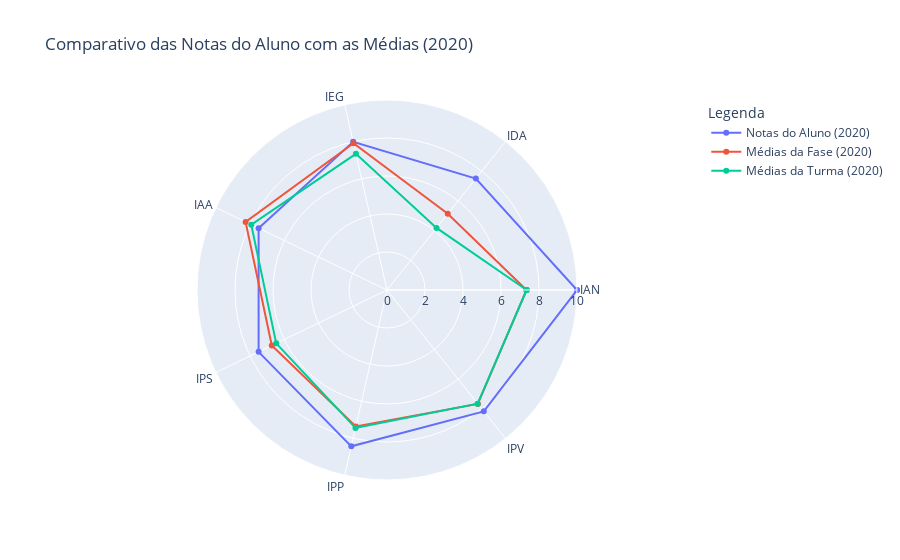
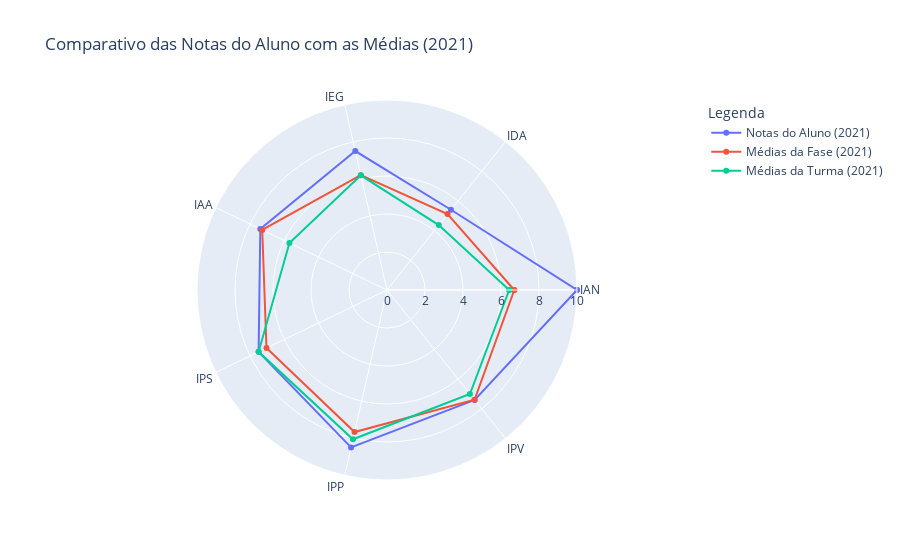
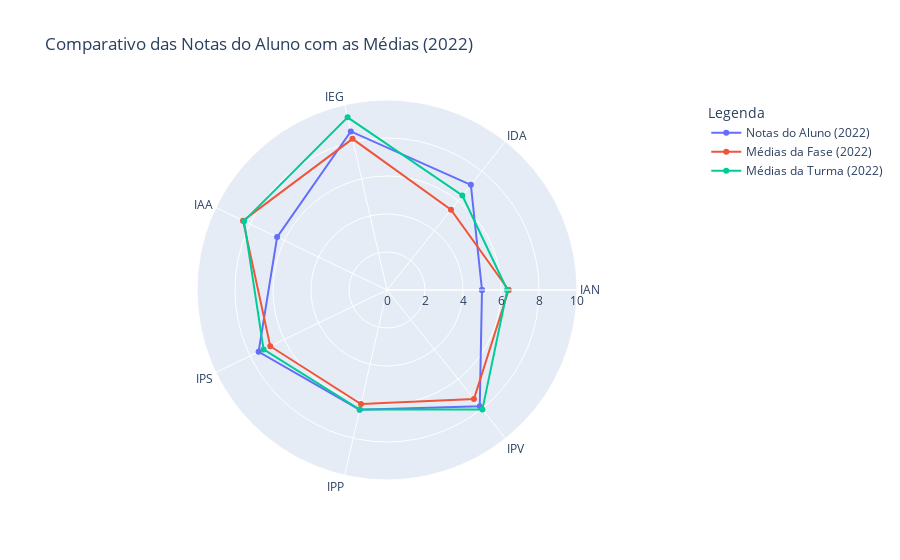

Notebook code cell kept with these figures, in order:
### Code cell
for index, key in enumerate(teste1):
    fig1 = px.line_polar(teste1[key], r="Nota", theta="Indice", color="Legenda",
                        line_close=True, title='Comparativo das Notas do Aluno com as Médias ('+str(key)+')', markers=True, range_r=[0,10],  start_angle=0, direction='counterclockwise')
    fig1.show()

### Figure 1 — Plotly figure (JSON) as saved in the notebook; plotly's stock layout.template omitted (floating-point values rounded to 4 significant figures)
{"data": [{"hovertemplate": "Legenda=Notas do Aluno (2020)<br>Nota=%{r}<br>Indice=%{theta}<extra></extra>", "legendgroup": "Notas do Aluno (2020)", "line": {"color": "#636efa", "dash": "solid"}, "marker": {"symbol": "circle"}, "mode": "lines+markers", "name": "Notas do Aluno (2020)", "r": [10.0, 7.5, 8.0, 7.5, 7.5, 8.44, 8.17, 10.0], "showlegend": true, "subplot": "polar", "theta": ["IAN", "IDA", "IEG", "IAA", "IPS", "IPP", "IPV", "IAN"], "type": "scatterpolar"}, {"hovertemplate": "Legenda=Médias da Fase (2020)<br>Nota=%{r}<br>Indice=%{theta}<extra></extra>", "legendgroup": "Médias da Fase (2020)", "line": {"color": "#EF553B", "dash": "solid"}, "marker": {"symbol": "circle"}, "mode": "lines+markers", "name": "Médias da Fase (2020)", "r": [7.34, 5.13, 7.92, 8.26, 6.73, 7.37, 7.67, 7.34], "showlegend": true, "subplot": "polar", "theta": ["IAN", "IDA", "IEG", "IAA", "IPS", "IPP", "IPV", "IAN"], "type": "scatterpolar"}, {"hovertemplate": "Legenda=Médias da Turma (2020)<br>Nota=%{r}<br>Indice=%{theta}<extra></extra>", "legendgroup": "Médias da Turma (2020)", "line": {"color": "#00cc96", "dash": "solid"}, "marker": {"symbol": "circle"}, "mode": "lines+markers", "name": "Médias da Turma (2020)", "r": [7.35, 4.18, 7.35, 7.93, 6.47, 7.45, 7.65, 7.35], "showlegend": true, "subplot": "polar", "theta": ["IAN", "IDA", "IEG", "IAA", "IPS", "IPP", "IPV", "IAN"], "type": "scatterpolar"}], "layout": {"polar": {"domain": {"x": [0.0, 1.0], "y": [0.0, 1.0]}, "angularaxis": {"direction": "counterclockwise", "rotation": 0}, "radialaxis": {"range": [0, 10]}}, "legend": {"title": {"text": "Legenda"}, "tracegroupgap": 0}, "title": {"text": "Comparativo das Notas do Aluno com as Médias (2020)"}}}

### Figure 2 — Plotly figure (JSON) as saved in the notebook; plotly's stock layout.template omitted (floating-point values rounded to 4 significant figures)
{"data": [{"hovertemplate": "Legenda=Notas do Aluno (2021)<br>Nota=%{r}<br>Indice=%{theta}<extra></extra>", "legendgroup": "Notas do Aluno (2021)", "line": {"color": "#636efa", "dash": "solid"}, "marker": {"symbol": "circle"}, "mode": "lines+markers", "name": "Notas do Aluno (2021)", "r": [10.0, 5.4, 7.5, 7.4, 7.5, 8.5, 7.4, 10.0], "showlegend": true, "subplot": "polar", "theta": ["IAN", "IDA", "IEG", "IAA", "IPS", "IPP", "IPV", "IAN"], "type": "scatterpolar"}, {"hovertemplate": "Legenda=Médias da Fase (2021)<br>Nota=%{r}<br>Indice=%{theta}<extra></extra>", "legendgroup": "Médias da Fase (2021)", "line": {"color": "#EF553B", "dash": "solid"}, "marker": {"symbol": "circle"}, "mode": "lines+markers", "name": "Médias da Fase (2021)", "r": [6.7, 5.11, 6.2, 7.29, 7.04, 7.67, 7.39, 6.7], "showlegend": true, "subplot": "polar", "theta": ["IAN", "IDA", "IEG", "IAA", "IPS", "IPP", "IPV", "IAN"], "type": "scatterpolar"}, {"hovertemplate": "Legenda=Médias da Turma (2021)<br>Nota=%{r}<br>Indice=%{theta}<extra></extra>", "legendgroup": "Médias da Turma (2021)", "line": {"color": "#00cc96", "dash": "solid"}, "marker": {"symbol": "circle"}, "mode": "lines+markers", "name": "Médias da Turma (2021)", "r": [6.43, 4.37, 6.19, 5.7, 7.5, 8.06, 7.0, 6.43], "showlegend": true, "subplot": "polar", "theta": ["IAN", "IDA", "IEG", "IAA", "IPS", "IPP", "IPV", "IAN"], "type": "scatterpolar"}], "layout": {"polar": {"domain": {"x": [0.0, 1.0], "y": [0.0, 1.0]}, "angularaxis": {"direction": "counterclockwise", "rotation": 0}, "radialaxis": {"range": [0, 10]}}, "legend": {"title": {"text": "Legenda"}, "tracegroupgap": 0}, "title": {"text": "Comparativo das Notas do Aluno com as Médias (2021)"}}}

### Figure 3 — Plotly figure (JSON) as saved in the notebook; plotly's stock layout.template omitted (floating-point values rounded to 4 significant figures)
{"data": [{"hovertemplate": "Legenda=Notas do Aluno (2022)<br>Nota=%{r}<br>Indice=%{theta}<extra></extra>", "legendgroup": "Notas do Aluno (2022)", "line": {"color": "#636efa", "dash": "solid"}, "marker": {"symbol": "circle"}, "mode": "lines+markers", "name": "Notas do Aluno (2022)", "r": [5.0, 7.08, 8.56, 6.42, 7.5, 6.46, 7.83, 5.0], "showlegend": true, "subplot": "polar", "theta": ["IAN", "IDA", "IEG", "IAA", "IPS", "IPP", "IPV", "IAN"], "type": "scatterpolar"}, {"hovertemplate": "Legenda=Médias da Fase (2022)<br>Nota=%{r}<br>Indice=%{theta}<extra></extra>", "legendgroup": "Médias da Fase (2022)", "line": {"color": "#EF553B", "dash": "solid"}, "marker": {"symbol": "circle"}, "mode": "lines+markers", "name": "Médias da Fase (2022)", "r": [6.4, 5.4, 8.16, 8.41, 6.82, 6.16, 7.34, 6.4], "showlegend": true, "subplot": "polar", "theta": ["IAN", "IDA", "IEG", "IAA", "IPS", "IPP", "IPV", "IAN"], "type": "scatterpolar"}, {"hovertemplate": "Legenda=Médias da Turma (2022)<br>Nota=%{r}<br>Indice=%{theta}<extra></extra>", "legendgroup": "Médias da Turma (2022)", "line": {"color": "#00cc96", "dash": "solid"}, "marker": {"symbol": "circle"}, "mode": "lines+markers", "name": "Médias da Turma (2022)", "r": [6.33, 6.36, 9.32, 8.35, 7.21, 6.45, 8.05, 6.33], "showlegend": true, "subplot": "polar", "theta": ["IAN", "IDA", "IEG", "IAA", "IPS", "IPP", "IPV", "IAN"], "type": "scatterpolar"}], "layout": {"polar": {"domain": {"x": [0.0, 1.0], "y": [0.0, 1.0]}, "angularaxis": {"direction": "counterclockwise", "rotation": 0}, "radialaxis": {"range": [0, 10]}}, "legend": {"title": {"text": "Legenda"}, "tracegroupgap": 0}, "title": {"text": "Comparativo das Notas do Aluno com as Médias (2022)"}}}
